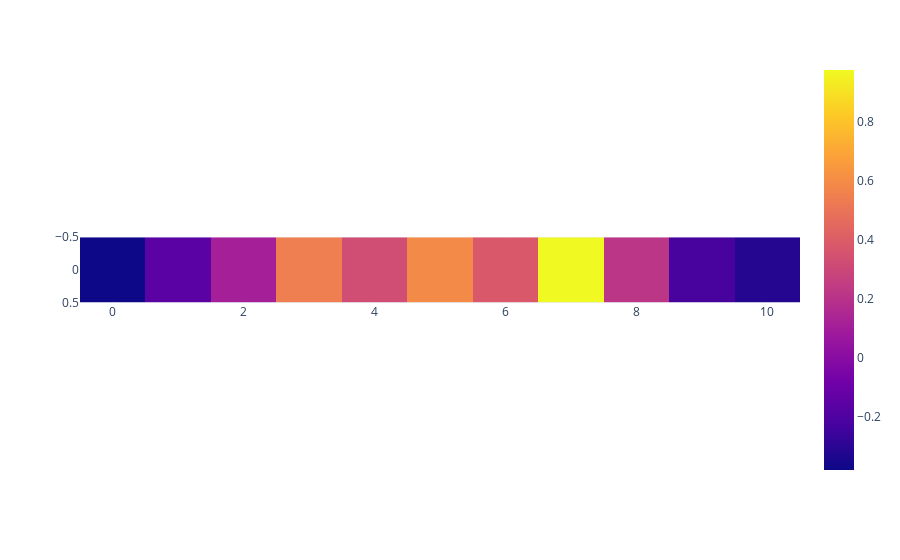

Notebook code cell kept with this figure:
### Markdown cell above
LEFT

### Code cell
attrs = []
for i in range(5000):
    # create a random input tensor, the first 4 values are int in [0,1], the others are float in [0,1]
    first = torch.randint(0,2,(1,4))
    second = torch.rand((1,11))
    x = torch.cat((first,second),dim=1)


    # create an IntegratedGradients object for your model
    ig = IntegratedGradients(net)

    # compute the feature attributions for the sample input
    attr = ig.attribute(x, target=1) # target specifies the output index to explain

    # print the feature attributions
    attrs.append(attr)
# make the mean of the attributions
attrs = torch.stack(attrs)
attrs = torch.mean(attrs,dim=0)
attrs = attrs.numpy()
attrs = attrs[:,4:]
fig = px.imshow(attrs)
fig.show()

### Figure 1 — Plotly figure (JSON) as saved in the notebook; plotly's stock layout.template omitted (floating-point values rounded to 4 significant figures)
{"data": [{"coloraxis": "coloraxis", "hovertemplate": "x: %{x}<br>y: %{y}<br>color: %{z}<extra></extra>", "name": "0", "type": "heatmap", "xaxis": "x", "yaxis": "y", "z": [[-0.3805, -0.1622, 0.1104, 0.5441, 0.3262, 0.5907, 0.3778, 0.9748, 0.2174, -0.2226, -0.3187]]}], "layout": {"coloraxis": {"colorscale": [[0, "#0d0887"], [0.1111, "#46039f"], [0.2222, "#7201a8"], [0.3333, "#9c179e"], [0.4444, "#bd3786"], [0.5556, "#d8576b"], [0.6667, "#ed7953"], [0.7778, "#fb9f3a"], [0.8889, "#fdca26"], [1, "#f0f921"]]}, "margin": {"t": 60}, "xaxis": {"anchor": "y", "constrain": "domain", "domain": [0, 1], "scaleanchor": "y"}, "yaxis": {"anchor": "x", "autorange": "reversed", "constrain": "domain", "domain": [0, 1]}}}
